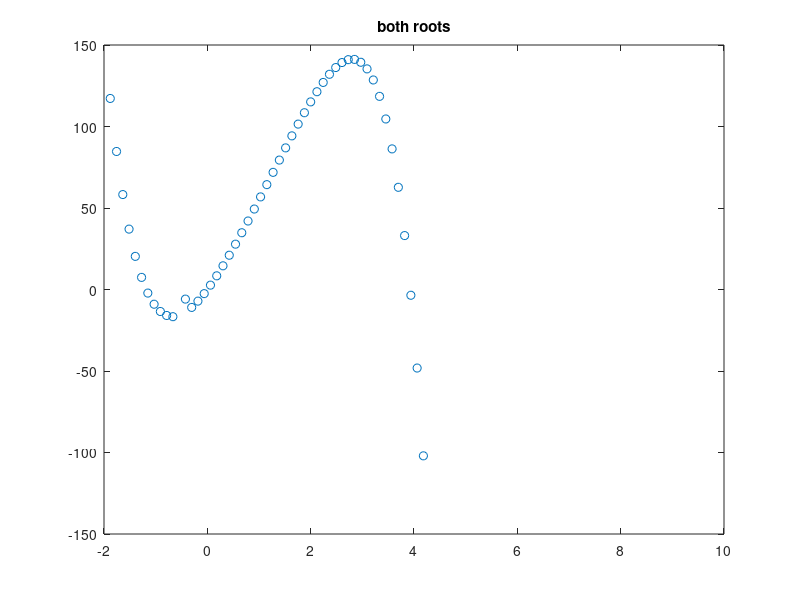
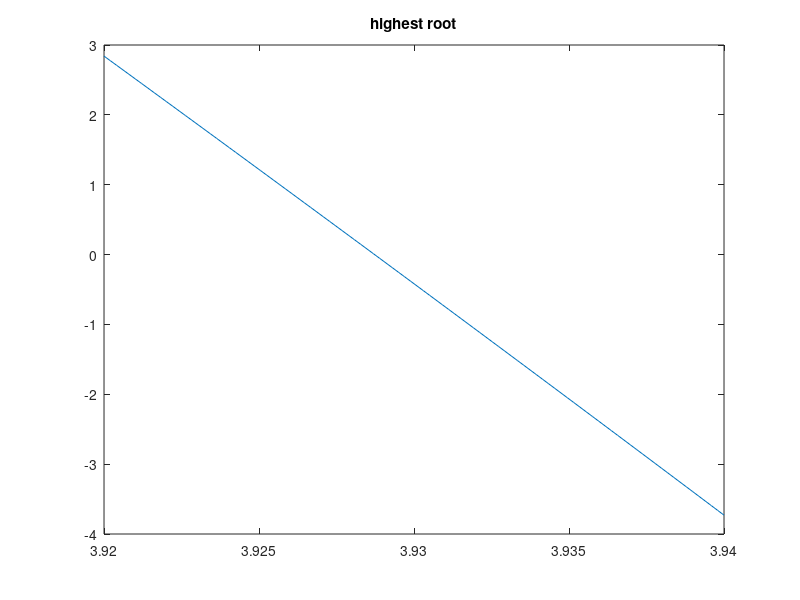
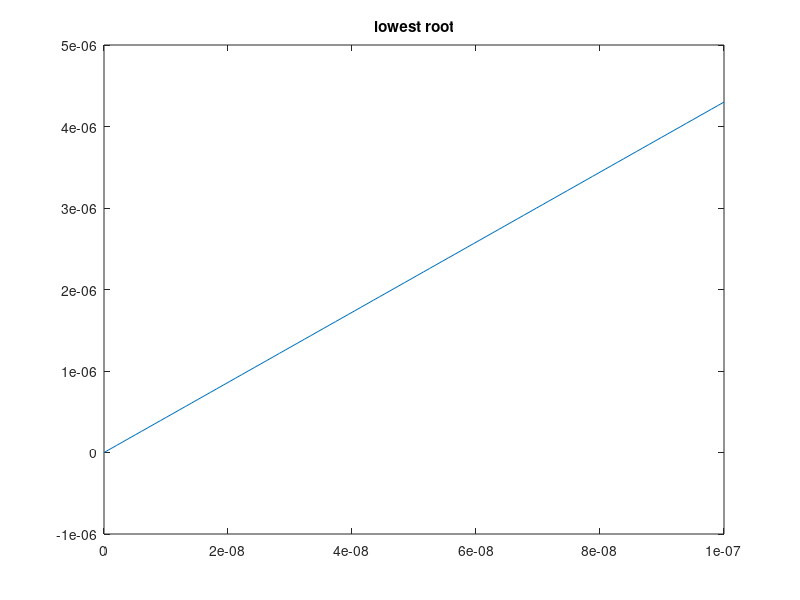

The MATLAB source for these figures, in order:
% Icke-linj(är) skal(är) ekvation med Newtons metod
clc; clear all; close all; format long;

% For finding the constants of convergence, we've seen that the relative
% errors are not that good for this. We'll need the true error, and for
% that we're looking to the future and procure the real roots:
low_root = 3.810232560470491e-12;   % low_root = 0.000000000003810;  
high_root = 3.928727810646067;


% bestäm rötter till
f = @(x) 62.*x - ((x.^2 + x + 0.04) ./ (2.*x + 1)).^7 - 19.*x.*exp(-x);
% note: när det inte funkar att dra en vektor genom funktionen, kolla så
% att alla operatorer för multiplikation, division, och exponentiering
% har en punkt innan för att göra operationerna elementvisa. Jag missade
% punkten vid "./".

% den här kommer behövas senare: ... kanske.
fp = @(x) 14 .* (x.^2 + x + .04).^7 ./ (2.*x + 1).^8 - ...
    7 .* (x.^2 + x + .04).^6 ./ (2.*x + 1).^6 + 19.*exp(-x).*(x -1) + 62;

%fp = @(x) 62 - 7.*((x.^2 + x + .04) ./ (2.*x + 1)) ...
%    .*((2*x.^2 + 2*x + .92)./(4*x.^2 + 4.*x + 1)) ...
%    + 19 .* exp(-x) .* (x - 1);
% The middle part was hard to differentiate, and I got
% 7*((x.^2 + x + .04) ./ (2*x + 1)).*((2*x.^2 + 2*x + .92)./(4*x.^2 + 4.*x + 1))
% which I thought was cor

% a. Grovlokalisera den största och den minsta roten. Genom följande prov
% ses att f(0)*f(1) < 0 & f(1)*f(4) < 0, alltså finns det rötter i de två
% intervallen. Av lydelsen antas att det bara finns två positiva rötter.
% Detta är dock inte uppenbart, och svårt att urskilja från funktionens
% utseende, annat än att den blir... nej, det är svårt.

f([0 1 4]')
%f(0)
%f(1)
%f(2)

x = linspace(-2, 10);
plot(x, f(x), 'o'); ylim([-150, 150]); title("both roots");

figure(12)
plot(linspace(0,.0000001, 100), f(linspace(0,.0000001, 100)));
title("lowest root");

figure(3)
plot(linspace(3.92, 3.94, 100), f(linspace(3.92, 3.94, 100)));
title("highest root");

% Part c: determine roots with Newton's method
tol = 10^(-8);  % this is for "relativfel", relative error in Sauer.
                % relative error = abs(x_c - x) / abs(x)

% I'll postphone this slightly... wouldn't I have to know the
% root to calculate the relative error?
% ok, Sauer 1.2.4 Stopping criteria. The relative error 
% stopping critera is (abs(x_iplus1 - x_i) / abs(x_i_plus_1)) < TOL

% What's a constant of convergence?
% answer: error_next = M * error_previous ^ alpha, where
% M is the constant of convergence and 
% alhpa is the order of convergence. 2 for Newtons.
% M = error_nect / (error_previous^alpha)
% to get alpha, take a second point: error_previous =
% M*error_previouser^alpha and combine the two equations, use log-laws,
% and solve for alpha.

% lowest root
x0 = 1; list_1 = [x0]; error_list_1 = []; true_error_list_1 = [];
max_iter = 100; iter = 1; error = 1;
while (iter < max_iter) && (error > tol)
    x1 = x0 - f(x0)/ fp(x0);
    error = abs(x1 - x0) / abs(x1);
    if iter ~= 1        % I don't want to include my error = 1
        error_list_1(end+1) = error;
    end
    x0 = x1; list_1(end+1) = x1;
    iter = iter + 1;
    true_error = abs(x1 - low_root);
    true_error_list_1(end + 1) = true_error;
end
disp("low root is: " + x1);
disp("List of first iterations: "); disp(list_1');
disp("Relative error list one is: ")
disp(error_list_1')
disp("True error list one is: ")
disp(true_error_list_1')

% Finding contant of convergence
M_1_list = []; order = 2;
for k = 1: length(true_error_list_1) - 1 - 2    % minus två för lärdomen.
    M_1 = true_error_list_1(k+1) / (true_error_list_1(k).^order);
    M_1_list(end + 1) = M_1;
end
disp("Constants of convergence for low root: ");disp(M_1_list');


% highest root
x0 = 3.5; list_2 = [x0]; error_list_2 = []; true_error_list_2 = [];
max_iter = 100; iter = 1; error = 1;
while (iter < max_iter) && (error > tol)
    x1 = x0 - f(x0)/ fp(x0);
    error = abs(x1 - x0) / abs(x1);
    if iter ~= 1        % I don't want to include my error = 1
        error_list_2(end+1) = error;
    end
    x0 = x1; list_2(end+1) = x1;
    iter = iter + 1;
    true_error = abs(x1 - high_root);
    true_error_list_2(end + 1) = true_error;
end
disp("high root is: " + x1);
disp("List of second iterations: " );disp(list_2') 
disp("Relative error list two is: ")
disp(error_list_1')
disp("True error list two is: ")
disp(true_error_list_2')

% Finding contant of convergence
M_2_list = []; order = 2;
for k = 1: length(true_error_list_2) - 1 - 2    % minus två för lärdomen.
    M_2 = true_error_list_2(k+1) / (true_error_list_2(k).^order);
    M_2_list(end + 1) = M_2;
end
disp("Constants of convergence for high root: ");disp(M_2_list');

% ... it keeps bouncing back to the low root. edit: I fixed it! fp wrong.

% lärdom: ehm, sista felen blir jättesmå så datorns maskinosäkerhet tar
% plats.
